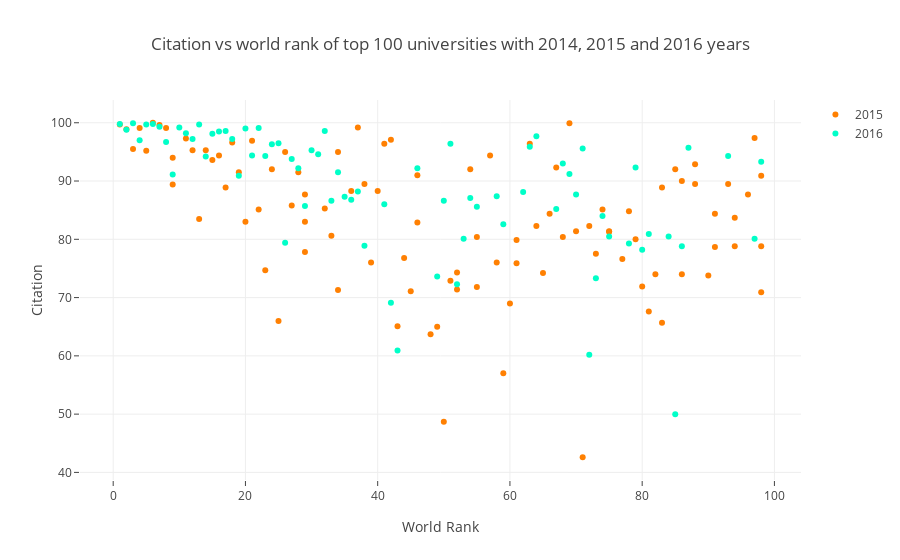

This figure's notebook cell:
### Markdown cell above
# Scatter plot

We use go.Scatter method

Here we change the mode to markers

### Code cell
# prepare data frames
df2015 = timesData[timesData.year == 2015].iloc[:100,:]
df2016 = timesData[timesData.year == 2016].iloc[:100,:]


# creating trace1
trace1 =go.Scatter(
                    x = df2015.world_rank,
                    y = df2015.citations,
                    mode = "markers",
                    name = "2015",
                    marker = dict(color = 'rgb(255, 128, 2)'),
                    text= df2015.university_name)
# creating trace2
trace2 =go.Scatter(
                    x = df2016.world_rank,
                    y = df2016.citations,
                    mode = "markers",
                    name = "2016",
                    marker = dict(color = 'rgb(0, 255, 200)'),
                    text= df2016.university_name)

data = [trace1, trace2]
layout = dict(title = 'Citation vs world rank of top 100 universities with 2014, 2015 and 2016 years',
              xaxis= dict(title= 'World Rank',ticklen= 5,zeroline= False),
              yaxis= dict(title= 'Citation',ticklen= 5,zeroline= False)
             )
fig = go.Figure(data = data, layout = layout)
iplot(fig)

### Figure 1 — Plotly figure (JSON) as saved in the notebook; plotly's stock layout.template omitted (floating-point values rounded to 4 significant figures)
{"data": [{"marker": {"color": "rgb(255, 128, 2)"}, "mode": "markers", "name": "2015", "text": ["California Institute of Technology", "Harvard University", "University of Oxford", "Stanford University", "University of Cambridge", "Massachusetts Institute of Technology", "Princeton University", "University of California, Berkeley", "Imperial College London", "Yale University", "University of Chicago", "University of California, Los Angeles", "ETH Zurich – Swiss Federal Institute of Technology Zurich", "Columbia University", "Johns Hopkins University", "University of Pennsylvania", "University of Michigan", "Duke University", "Cornell University", "University of Toronto", "Northwestern University", "University College London", "University of Tokyo", "Carnegie Mellon University", "National University of Singapore", "University of Washington", "Georgia Institute of Technology", "University of Texas at Austin", "LMU Munich", "University of Illinois at Urbana-Champaign", "University of Wisconsin-Madison", "University of British Columbia", "University of Melbourne", "London School of Economics and Political Science", "École Polytechnique Fédérale de Lausanne", "University of Edinburgh", "University of California, Santa Barbara", "New York University", "McGill University", "King’s College London", "University of California, San Diego", "Washington University in St Louis", "University of Hong Kong", "Karolinska Institute", "Australian National University", "University of Minnesota", "University of North Carolina at Chapel Hill", "Peking University", "Tsinghua University", "Seoul National University", "Hong Kong University of Science and Technology", "Korea Advanced Institute of Science and Technology (KAIST)", "University of Manchester", "Brown University", "KU Leuven", "University of California, Davis", "Boston University", "Pennsylvania State University", "Kyoto University", "University of Sydney", "Nanyang Technological University", "École Polytechnique", "Scuola Normale Superiore di Pisa", "Leiden University", "The University of Queensland", "Pohang University of Science and Technology", "University of Göttingen", "Ohio State University", "Rice University", "Heidelberg University", "Delft University of Technology", "Erasmus University Rotterdam", "Wageningen University and Research Center", "University of Bristol", "University of Basel", "University of Southern California", "University of Amsterdam", "École Normale Supérieure", "Utrecht University", "Humboldt University of Berlin", "Free University of Berlin", "Michigan State University", "Durham University", "Monash University", "Middle East Technical University", "University of Arizona", "University of Notre Dame", "Tufts University", "University of California, Irvine", "Ghent University", "University of Massachusetts", "University of Pittsburgh", "Emory University", "McMaster University", "University of Glasgow", "Vanderbilt University", "University of Colorado Boulder", "Stockholm University", "Technical University of Munich", "Uppsala University"], "type": "scatter", "uid": "7fa8c364-4593-4be1-b648-8ba21372e6b1", "x": ["1", "2", "3", "4", "5", "6", "7", "8", "9", "9", "11", "12", "13", "14", "15", "16", "17", "18", "19", "20", "21", "22", "23", "24", "25", "26", "27", "28", "29", "29", "29", "32", "33", "34", "34", "36", "37", "38", "39", "40", "41", "42", "43", "44", "45", "46", "46", "48", "49", "50", "51", "52", "52", "54", "55", "55", "57", "58", "59", "60", "61", "61", "63", "64", "65", "66", "67", "68", "69", "70", "71", "72", "73", "74", "75", "75", "77", "78", "79", "80", "81", "82", "83", "83", "85", "86", "86", "88", "88", "90", "91", "91", "93", "94", "94", "96", "97", "98", "98", "98"], "y": [99.7, 98.9, 95.5, 99.1, 95.2, 100, 99.6, 99.1, 89.4, 94, 97.3, 95.3, 83.5, 95.3, 93.6, 94.4, 88.9, 96.6, 91.5, 83, 96.9, 85.1, 74.7, 92, 66, 95, 85.8, 91.5, 83, 77.8, 87.7, 85.3, 80.6, 71.3, 95, 88.3, 99.2, 89.5, 76, 88.3, 96.4, 97.1, 65.1, 76.8, 71.1, 82.9, 91, 63.7, 65, 48.7, 72.9, 71.4, 74.3, 92, 71.8, 80.4, 94.4, 76, 57, 69, 75.9, 79.9, 96.4, 82.3, 74.2, 84.4, 92.3, 80.4, 99.9, 81.4, 42.6, 82.3, 77.5, 85.1, 81.4, 81.3, 76.6, 84.8, 80, 71.9, 67.6, 74, 88.9, 65.7, 92, 74, 90, 92.9, 89.5, 73.8, 78.7, 84.4, 89.5, 78.8, 83.7, 87.7, 97.4, 90.9, 78.8, 70.9]}, {"marker": {"color": "rgb(0, 255, 200)"}, "mode": "markers", "name": "2016", "text": ["California Institute of Technology", "University of Oxford", "Stanford University", "University of Cambridge", "Massachusetts Institute of Technology", "Harvard University", "Princeton University", "Imperial College London", "ETH Zurich – Swiss Federal Institute of Technology Zurich", "University of Chicago", "Johns Hopkins University", "Yale University", "University of California, Berkeley", "University College London", "Columbia University", "University of California, Los Angeles", "University of Pennsylvania", "Cornell University", "University of Toronto", "Duke University", "University of Michigan", "Carnegie Mellon University", "London School of Economics and Political Science", "University of Edinburgh", "Northwestern University", "National University of Singapore", "King’s College London", "Karolinska Institute", "LMU Munich", "New York University", "École Polytechnique Fédérale de Lausanne", "University of Washington", "University of Melbourne", "University of British Columbia", "KU Leuven", "University of Illinois at Urbana-Champaign", "Heidelberg University", "McGill University", "University of California, San Diego", "University of California, Santa Barbara", "Georgia Institute of Technology", "Peking University", "University of Tokyo", "University of California, Davis", "University of Hong Kong", "University of Texas at Austin", "Tsinghua University", "Wageningen University and Research Center", "Humboldt University of Berlin", "University of Wisconsin-Madison", "Brown University", "Australian National University", "Technical University of Munich", "École Normale Supérieure", "Nanyang Technological University", "University of Manchester", "University of Sydney", "University of Amsterdam", "Hong Kong University of Science and Technology", "The University of Queensland", "Washington University in St Louis", "Utrecht University", "University of North Carolina at Chapel Hill", "Boston University", "Delft University of Technology", "University of Minnesota", "Leiden University", "University of Southern California", "University of Bristol", "Durham University", "Erasmus University Rotterdam", "Free University of Berlin", "Monash University", "University of Groningen", "Pennsylvania State University", "University of Glasgow", "University of Helsinki", "University of Tübingen", "University of Pittsburgh", "University of Warwick", "Uppsala University", "University of Copenhagen", "University of New South Wales", "University of Freiburg", "Seoul National University", "University of St Andrews", "Vanderbilt University", "Kyoto University", "Maastricht University", "Emory University", "Lund University", "Ohio State University", "University of Exeter", "University of Bonn", "Georgetown University", "McMaster University", "University of Sheffield", "Queen Mary University of London", "University of Göttingen", "Michigan State University"], "type": "scatter", "uid": "b9dae590-65e7-4c77-9ae1-709d353e1093", "x": ["1", "2", "3", "4", "5", "6", "7", "8", "9", "10", "11", "12", "13", "14", "15", "16", "17", "18", "19", "20", "21", "22", "23", "24", "25", "26", "27", "28", "29", "30", "31", "32", "33", "34", "35", "36", "37", "38", "=39", "=39", "41", "42", "43", "=44", "=44", "46", "=47", "=47", "49", "50", "51", "52", "53", "54", "55", "=56", "=56", "58", "59", "=60", "=60", "62", "63", "64", "=65", "=65", "67", "68", "69", "70", "71", "72", "73", "74", "75", "=76", "=76", "78", "79", "80", "81", "=82", "=82", "84", "85", "86", "87", "=88", "=88", "=90", "=90", "=90", "93", "=94", "=94", "=94", "97", "98", "=99", "=99"], "y": [99.8, 98.8, 99.9, 97, 99.7, 99.8, 99.3, 96.7, 91.1, 99.2, 98.2, 97.2, 99.7, 94.2, 98.1, 98.5, 98.6, 97.2, 90.9, 99, 94.4, 99.1, 94.3, 96.3, 96.5, 79.4, 93.8, 92.2, 85.7, 95.3, 94.6, 98.6, 86.6, 91.5, 87.3, 86.8, 88.2, 78.9, 98.7, 99.2, 86, 69.1, 60.9, 84.3, 70.1, 92.2, 58.8, 87.8, 73.6, 86.6, 96.4, 72.3, 80.1, 87.1, 85.6, 77.3, 77.5, 87.4, 82.6, 82.4, 99.2, 88.1, 95.9, 97.7, 61.5, 88, 85.2, 93, 91.2, 87.7, 95.6, 60.2, 73.3, 84, 80.5, 92.3, 82.1, 79.3, 92.3, 78.2, 80.9, 86.2, 82.1, 80.5, 50, 78.8, 95.7, 46.6, 82.7, 96.7, 81.3, 83.2, 94.3, 85.3, 82.5, 84.9, 80.1, 93.3, 72.7, 76.8]}], "layout": {"title": "Citation vs world rank of top 100 universities with 2014, 2015 and 2016 years", "xaxis": {"ticklen": 5, "title": "World Rank", "zeroline": false}, "yaxis": {"ticklen": 5, "title": "Citation", "zeroline": false}}}
